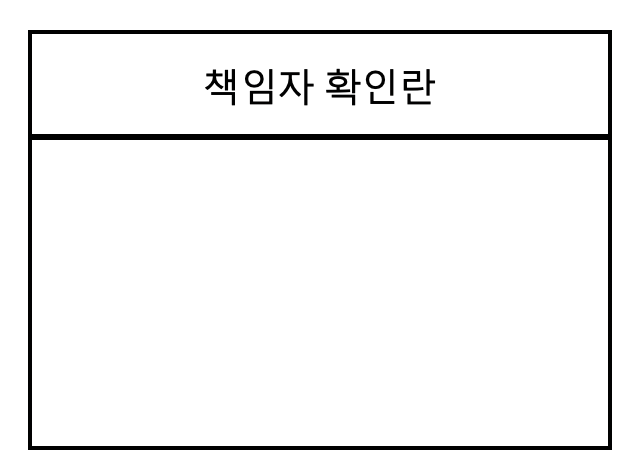
#> input picture images/Signature.png, 638 x 474 px
$ python contourBase2.py   (older library calls are emulated)
#> lines starting #> are read from the running program, lines starting #| are printed output that depends on the picture; after the words box and inside, x2 and y2 are one past the last pixel; in counts of white or black regions, pixels touching at a corner belong together
# 이것이 직사각형 좌표를 찾는 방법일 듯.
# 다만, approxPolyDP()의 epsilon 값을 이해한 후 변형하면서 테스트 필요 (19/01/05)
# param 설명 참조: https://opencv-python.readthedocs.io/en/latest/doc/15.imageContours/imageContours.html

import numpy as np
import cv2


# img = cv2.imread("../images/clearrect.png")
# img = cv2.imread("../images/deskewed.png")
# img = cv2.imread("../images/skewedSignature1.png")
img = cv2.imread("../images/Signature.png")
#> img is the input picture: shape (474, 638, 3); mean B, G, R 243.5, 243.5, 243.5
# img = cv2.imread("../images/skewedSignature1.png")
gray = cv2.cvtColor(img, cv2.COLOR_BGR2GRAY)
ret,thresh = cv2.threshold(gray, 127, 255, cv2.THRESH_BINARY_INV)
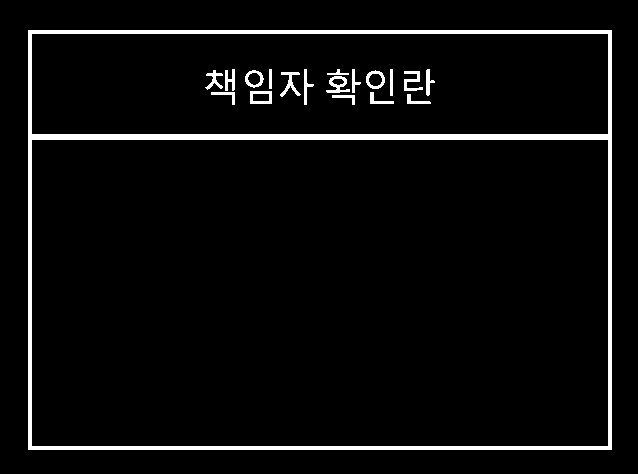
#> thresh: shape (474, 638); 4.5% white; 19 white regions

ex, ey, ew, eh = None, None, None, None
imgExtFound, extContours, extHierarchy = cv2.findContours(thresh, cv2.RETR_EXTERNAL, cv2.CHAIN_APPROX_SIMPLE)
#> extContours = [[[28, 30], [28, 449], [611, 449], [611, 30]]]; extHierarchy = [[-1, -1, -1, -1]]
print('External Contours:', type(extContours), len(extContours))
#| External Contours: <class 'list'> 1
for contour in extContours:
    print('contour:', type(contour), len(contour), contour)
    posUL = contour[0]
    posLL = contour[1]
    posLR = contour[2]
    posUR = contour[3]
    print('UL:', posUL, 'UR:', posUR)
    print('LL:', posLL, 'LR:', posLR)
    xOfUL = posUL
    print('type(posUL): ', type(posUL))
    ex, ey, ew, eh = cv2.boundingRect(contour)
    print(ex, ey, ew, eh)
#> this loop made 1 pass
#> (posLL, posLR, posUR, ex, ey, ew, eh) on pass 1: ([[28, 449]], [[611, 449]], [[611, 30]], 28, 30, 584, 420)
#| contour: <class 'numpy.ndarray'> 4 [[[ 28  30]]
#|  [[ 28 449]]
#|  [[611 449]]
#|  [[611  30]]]
#| UL: [[28 30]] UR: [[611  30]]
#| LL: [[ 28 449]] LR: [[611 449]]
#| type(posUL):  <class 'numpy.ndarray'>
#| 28 30 584 420

print('------------------------')

imgFound, contours, hierarchy = cv2.findContours(thresh, cv2.RETR_CCOMP, cv2.CHAIN_APPROX_SIMPLE)
#> contours = 25 contours; largest, box (x1, y1, x2, y2) and area: (28, 30, 612, 450) 244277, (31, 139, 609, 447) 177137, (31, 33, 609, 135) 58275, (366, 70, 385, 89) 256, (250, 91, 272, 104) 252
count = 0;
print('Len :', len(contours))
#| Len : 25
for contour in contours:
    approx = cv2.approxPolyDP(contour, 0.01*cv2.arcLength(contour,True), True)
    count  += 1

    if len(approx)==4:
        ix, iy, iw, ih = cv2.boundingRect(contour)
        if abs(int(ew-iw))>10 or abs(int(eh-ih))<10 :
            continue

        print ("square, ", count, type(contour), contour)
        if count == 24:
            cv2.drawContours(img, [contour], -1, (0,0,255), 1)
        else:
            cv2.drawContours(img, [contour], -1, (0,255,0), 1)

        print(ix, iy, iw, ih)
        pass
    elif len(approx)==5:
        # print ("pentagon, ", count)
        # cv2.drawContours(img, [contour], -1, (0,0,255), 1)
        pass
    elif len(approx)==3:
        # print ("triangle, ", count)
        # cv2.drawContours(img, [contour], -1, (0,255,0), 1)
        pass
    elif len(approx) == 9:
        # print ("half-circle, ", count)
        # cv2.drawContours(img, [contour], -1, (255,255,0), 1)
        pass
    elif len(approx) > 15:
        # print ("circle, ", count)
        # cv2.drawContours(img, [contour], -1, (0,255,255), 1)
        pass
#> this loop made 25 passes
#> (approx, ix, iy, iw, ih) on passes 5, 17, 21, 23, 24, 25: ([[250, 91], [250, 103], [271, 103], [271, 91]], 250, 91, 22, 13), ([[390, 69], [390, 95], [392, 95], [392, 69]], 390, 69, 3, 27), ([[269, 69], [269, 88], [271, 88], [271, 69]], 269, 69, 3, 20), ([[28, 30], [28, 449], [611, 449], [611, 30]], 28, 30, 584, 420), ([[31, 140], [607, 139], [608, 445], [32, 446]], 31, 139, 578, 308), ([[31, 34], [607, 33], [608, 133], [32, 134]], 31, 33, 578, 102)
#> (printed output is left out)
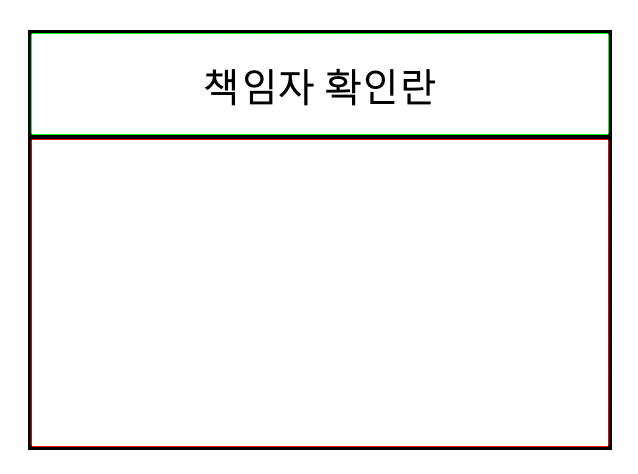
#> img: shape (474, 638, 3); 1.03% of pixels changed, all inside (x1, y1, x2, y2) = (31, 33, 609, 447)
#> after the loop, count = 25

cv2.imshow('Contour',img)
cv2.waitKey(0)
cv2.destroyAllWindows()
